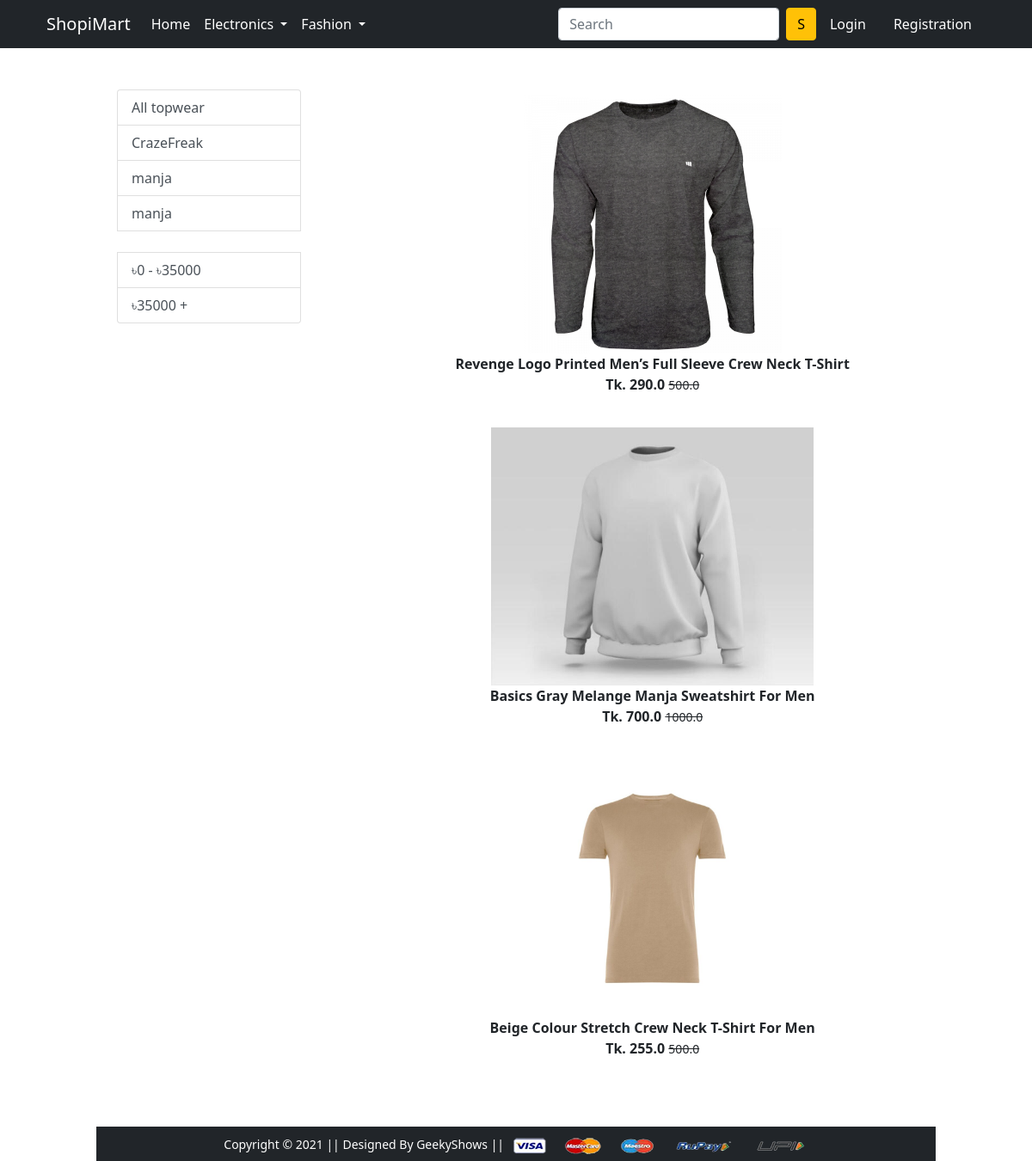
Screenshot of /topwear/ with the database file from the repository.
### app/models.py (models this page shows, shortened)
class Product(models.Model):
    title = models.CharField(max_length=100)
    selling_price = models.FloatField()
    discounted_price = models.FloatField()
    discription = models.TextField()
    brand = models.CharField(max_length=100)
    category = models.CharField(choices=CATEGORY_CHOICES, max_length=2)
    product_img =models.ImageField(upload_to='productimg')

### app/views.py (the view)
# urls.py: path('topwear/', views.topwear, name='topwear'),
def topwear(request, data=None):
    if data == None:
        topwear = Product.objects.filter(category='TM')
    elif data == 'below':
        topwear = Product.objects.filter(category='TM').filter(discounted_price__lt=35000)
    elif data == 'above':
        topwear = Product.objects.filter(category='TM').filter(discounted_price__gt=35000)
    else:
        topwear = Product.objects.filter(category='TM').filter(brand=data)
    alltopwear = Product.objects.filter(category='TM')
    context = {
        'topwear':topwear,
        'alltopwear':alltopwear,
        }
    return render(request, 'app/topwear.html', context)

### app/templates/app/topwear.html (shortened to what this page needs)
{% extends 'app/base.html' %}
{% load static %}
{% block main-content %}
<div class="container my-5">
 <div class="row">
  <div class="col-sm-3">
    <div class="list-group">
        <a href="{% url 'topwear' %}" class="list-group-item list-group-item-action">All topwear</a>
        {% for i in alltopwear %}
        <a href="{% url 'topwear' i.brand %}" class="list-group-item list-group-item-action">{{i.brand}}</a>
       {% endfor %}
       <br>
       <a href="{% url 'topwear' 'below' %}" class="list-group-item list-group-item-action"> ৳0 - ৳35000 </a>
       <a href="{% url 'topwear' 'above' %}" class="list-group-item list-group-item-action"> ৳35000 +</a>
    </div>
  </div>
  <div class="col-sm-8 offset-sm-1">
    <div class="row">
        {% for product in topwear %}
        <div class="col text-center mb-4 mx-3">
            <a href="{% url 'product-detail' product.id %}" class="btn">
                <div class="item">
                    <img src="{{ product.product_img.url }}" alt="" height="300" class="">
                    <div class="fw-bold">{{product.title}}</div>
                    <div class="fw-bold">Tk. {{product.discounted_price}}
                        <small class="fw-light text-decoration-line-through">{{product.selling_price}} </small>
                    </div>
                </div>
            </a>
        </div>
        {% endfor %}
    </div>
</div>
 </div>
</div>
{% endblock main-content %}

### rows the page displays
Product: brand "CrazeFreak", product_img (picture), title "Revenge Logo Printed Men’s Full Sleeve Crew Neck T-Shirt", discounted_price "290.0", selling_price "500.0"
Product: brand "manja", product_img (picture), title "Basics Gray Melange Manja Sweatshirt For Men", discounted_price "700.0", selling_price "1000.0"
Product: brand "manja", product_img (picture), title "Beige Colour Stretch Crew Neck T-Shirt For Men", discounted_price "255.0", selling_price "500.0"
